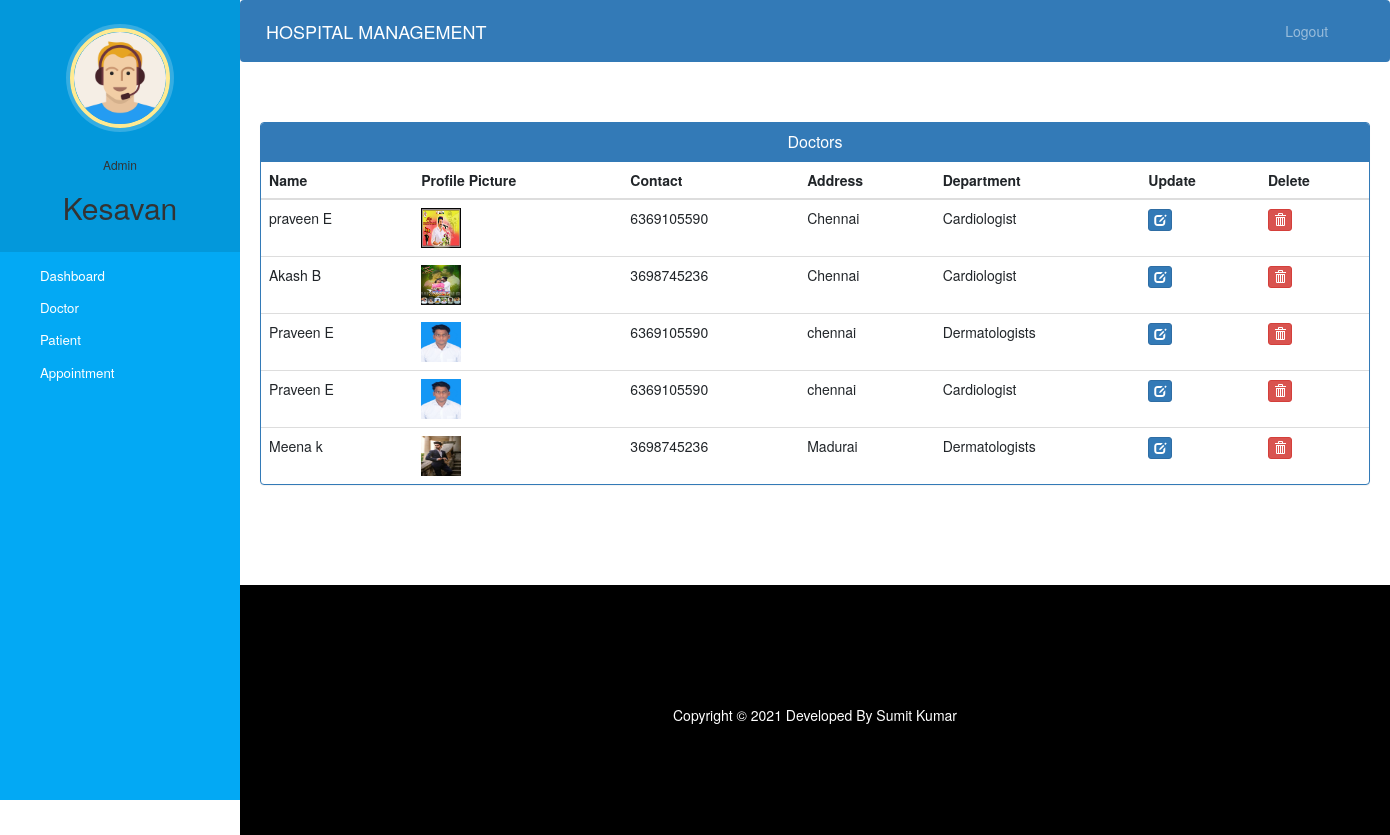
Page /admin-view-doctor (signed in) on the committed database.
### hospital/models.py (models this page shows, shortened)
class Doctor(models.Model):
    user=models.OneToOneField(User,on_delete=models.CASCADE)
    profile_pic= models.ImageField(upload_to='profile_pic/DoctorProfilePic/',null=True,blank=True)
    address = models.CharField(max_length=40)
    mobile = models.CharField(max_length=20,null=True)
    department= models.CharField(max_length=50,choices=departments,default='Cardiologist')
    status=models.BooleanField(default=False)
    @property
    def get_name(self):
        return self.user.first_name+" "+self.user.last_name

### hospital/views.py (the view)
# urls.py: path('admin-view-doctor', views.admin_view_doctor_view,name='admin-view-doctor'),
@login_required(login_url='adminlogin')
@user_passes_test(is_admin)
def admin_view_doctor_view(request):
    doctors=models.Doctor.objects.all().filter(status=True)
    return render(request,'hospital/admin_view_doctor.html',{'doctors':doctors})

### hospital/views.py (called while the page is built)
def is_admin(user):
    return user.groups.filter(name='ADMIN').exists()

### templates/hospital/admin_view_doctor.html (shortened to what this page needs)
{% extends 'hospital/admin_base.html' %}
{% block content %}
{%load static%}
<head>
  <link href="//netdna.bootstrapcdn.com/bootstrap/3.0.0/css/bootstrap.min.css" rel="stylesheet" id="bootstrap-css">
</head>
<div class="container">
  <div class="panel panel-primary">
    <div class="panel-heading">
      <h6 class="panel-title">Doctors</h6>
    </div>
    <table class="table table-hover" id="dev-table">
      <thead>
        <tr>
          <th>Name</th>
          <th>Profile Picture</th>
          <th>Contact</th>
          <th>Address</th>
          <th>Department</th>
          <th>Update</th>
          <th>Delete</th>
        </tr>
      </thead>
      {% for d in doctors %}
      <tr>
        <td> {{d.get_name}}</td>
        <td> <img src="{% static d.profile_pic.url %}" alt="Profile Pic" height="40px" width="40px" /></td>
        <td>{{d.mobile}}</td>
        <td>{{d.address}}</td>
        <td>{{d.department}}</td>
        <td><a class="btn btn-primary btn-xs" href="{% url 'update-doctor' d.id  %}"><span class="glyphicon glyphicon-edit"></span></a></td>
        <td><a class="btn btn-danger btn-xs" href="{% url 'delete-doctor-from-hospital' d.id  %}"><span class="glyphicon glyphicon-trash"></span></a></td>
      </tr>
      {% endfor %}
    </table>
  </div>
</div>
{% endblock content %}

### templates/hospital/admin_base.html (shortened to what this page needs)
<!DOCTYPE html>
{% load static %}
<html lang="en">
<head>
  <link rel="stylesheet" href="https://stackpath.bootstrapcdn.com/bootstrap/4.3.1/css/bootstrap.min.css">
  <link rel="stylesheet" href="https://maxcdn.bootstrapcdn.com/font-awesome/4.7.0/css/font-awesome.min.css">
  <link rel="stylesheet" href="{% static '/style.css' %}">
</head>
<body>
  <nav class="menu" tabindex="0">
    <header class="avatar">
      <img src="{% static "images/adminpropic.png" %}" />
      <br><br>
      <h6>Admin</h6>
      <h2>{{request.user.first_name}}</h2>
    </header>
    <ul>
      <li tabindex="0" class="icon-dashboard"> <a style="color:white; text-decoration:none;" href="/admin-dashboard"><span>Dashboard</span></a> </li>
      <li tabindex="0" class="icon-customers"> <a style="color:white; text-decoration:none;" href="/admin-doctor"><span>Doctor</span></a></li>
      <li tabindex="0" class="icon-users"> <a style="color:white; text-decoration:none;" href="/admin-patient"><span>Patient</span></a></li>
      <li tabindex="0" class="icon-calendar"> <a style="color:white; text-decoration:none;" href="/admin-appointment"><span>Appointment</span></a></li>
    </ul>
  </nav>
  <main>
    <div class="bs-example">
      <nav class="navbar navbar-expand-md  navbar-dark fixed-top" style="background:#337AB7;">
        <a href="/admin-dashboard" class="navbar-brand">HOSPITAL MANAGEMENT</a>
        <div class="collapse navbar-collapse justify-content-between" id="navbarCollapse">
          <div class="navbar-nav" style=" margin-left: 90%;">
            <a href="/logout" class="nav-item nav-link">Logout</a>
          </div>
        </div>
      </nav>
    </div>
    <br><br>
    {% block content %}
    {% endblock content %}
    <br><br><br><br>
    <footer>
      <br>
      <div class="container">
        <div class="row">
          <div class="col-md-12 col-sm-12">
            <div style="color:#ffffff;" class="wow fadeInUp footer-copyright">
              <p>
                Copyright &copy; 2021 Developed By Sumit Kumar </p>
            </div>
          </div>
        </div>
      </div>
    </footer>
  </main>
</body>
</html>

### static/style.css (style rules this page uses)
body { padding-left: 240px; }
main { position: relative; height: 100vh; }
.menu { background: #5bc995; height: 100vh; width: 240px; position: fixed; top: 0px; left: 0; z-index: 5; outline: none; }
.menu .avatar { background: rgba(0, 0, 0, 0.1); padding: 2em 0.5em; text-align: center; }
.menu .avatar img { width: 100px; border-radius: 50%; overflow: hidden; border: 4px solid #ffea92; box-shadow: 0 0 0 4px rgba(255, 255, 255, 0.2); }
.menu .avatar h2 { font-weight: normal; margin-bottom: 0; }
.menu ul { list-style: none; padding: 0.5em 0; margin: 0; }
.menu ul li { padding: 0.5em 1em 0.5em 3em; font-size: 0.95em; font-weight: regular; background-repeat: no-repeat; background-position: left 15px center; background-size: auto 20px; transition: all 0.15s linear; cursor: pointer; }
.menu ul li.icon-dashboard { background-image: url("http://www.entypo.com/images//gauge.svg"); }
.menu ul li.icon-customers { background-image: url("http://www.entypo.com/images//briefcase.svg"); }
.menu ul li.icon-users { background-image: url("http://www.entypo.com/images//users.svg"); }
.menu ul li.icon-calendar { background-image: url("http://www.entypo.com/images//calendar.svg"); }

### templates/hospital/admin_base.html (style rules this page uses)
a:link { text-decoration: none; }
a { color: white; }
footer { padding: 0px 0px 0px 0px; background-color: black; margin: 0px; }
p { text-align: center; }
body { padding-left: 240px; }
main { position: relative; height: 100vh; }
.menu { background: #03a9f4; height: 100vh; width: 240px; position: fixed; top: 0px; left: 0; z-index: 5; outline: none; }
.menu .avatar { background: rgba(0, 0, 0, 0.1); padding: 2em 0.5em; text-align: center; }
.menu .avatar img { width: 100px; border-radius: 50%; overflow: hidden; border: 4px solid #ffea92; box-shadow: 0 0 0 4px rgba(255, 255, 255, 0.2); }
.menu .avatar h2 { font-weight: normal; margin-bottom: 0; }
.menu ul { list-style: none; padding: 0.5em 0; margin: 0; }
.menu ul li { padding: 0.5em 1em 0.5em 3em; font-size: 0.95em; font-weight: regular; background-repeat: no-repeat; background-position: left 15px center; background-size: auto 20px; transition: all 0.15s linear; cursor: pointer; }
.menu ul li.icon-dashboard { background-image: url("http://www.entypo.com/images//gauge.svg"); }
.menu ul li.icon-customers { background-image: url("http://www.entypo.com/images//briefcase.svg"); }
.menu ul li.icon-users { background-image: url("http://www.entypo.com/images//users.svg"); }
.menu ul li.icon-calendar { background-image: url("http://www.entypo.com/images//calendar.svg"); }

### templates/hospital/admin_view_doctor.html (style rules this page uses)
a:link { text-decoration: none; }
h6 { text-align: center; }
.row { margin: 100px; }

### rows in the picture
Doctor: get_name "praveen E", profile_pic (picture), mobile "6369105590", address "Chennai", department "Cardiologist"
Doctor: get_name "Akash B", profile_pic (picture), mobile "3698745236", address "Chennai", department "Cardiologist"
Doctor: get_name "Praveen E", profile_pic (picture), mobile "6369105590", address "chennai", department "Dermatologists"
Doctor: get_name "Praveen E", profile_pic (picture), mobile "6369105590", address "chennai", department "Cardiologist"
Doctor: get_name "Meena k", profile_pic (picture), mobile "3698745236", address "Madurai", department "Dermatologists"

### other values in the picture
{{ request.user.first_name }} "Kesavan"
